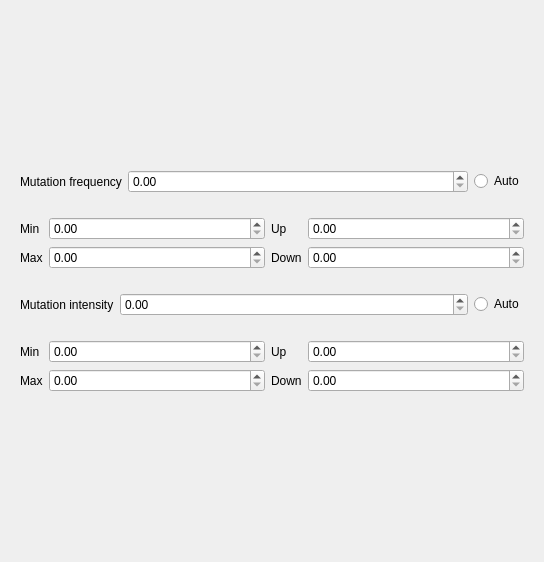
<?xml version="1.0" encoding="UTF-8"?>
<ui version="4.0">
 <class>ControlForm</class>
 <widget class="QWidget" name="ControlForm">
  <property name="geometry">
   <rect>
    <x>0</x>
    <y>0</y>
    <width>544</width>
    <height>562</height>
   </rect>
  </property>
  <property name="windowTitle">
   <string>Form</string>
  </property>
  <layout class="QGridLayout" name="gridLayout">
   <item row="0" column="0">
    <spacer name="verticalSpacer_2">
     <property name="orientation">
      <enum>Qt::Vertical</enum>
     </property>
     <property name="sizeHint" stdset="0">
      <size>
       <width>20</width>
       <height>40</height>
      </size>
     </property>
    </spacer>
   </item>
   <item row="2" column="0">
    <widget class="QWidget" name="widgetMutationFrequency" native="true">
     <property name="enabled">
      <bool>true</bool>
     </property>
     <layout class="QGridLayout" name="gridLayout_2">
      <item row="1" column="0">
       <widget class="QLabel" name="label">
        <property name="text">
         <string>Max</string>
        </property>
       </widget>
      </item>
      <item row="0" column="1">
       <widget class="QDoubleSpinBox" name="doubleSpinBoxMutationFrequencyMin">
        <property name="sizePolicy">
         <sizepolicy hsizetype="Expanding" vsizetype="Fixed">
          <horstretch>0</horstretch>
          <verstretch>0</verstretch>
         </sizepolicy>
        </property>
       </widget>
      </item>
      <item row="0" column="2">
       <widget class="QLabel" name="label_6">
        <property name="text">
         <string>Up</string>
        </property>
       </widget>
      </item>
      <item row="0" column="0">
       <widget class="QLabel" name="label_5">
        <property name="text">
         <string>Min</string>
        </property>
       </widget>
      </item>
      <item row="1" column="2">
       <widget class="QLabel" name="label_2">
        <property name="text">
         <string>Down</string>
        </property>
       </widget>
      </item>
      <item row="1" column="3">
       <widget class="QDoubleSpinBox" name="doubleSpinBoxMutationFrequencyDown"/>
      </item>
      <item row="0" column="3">
       <widget class="QDoubleSpinBox" name="doubleSpinBoxMutationFrequencyUp">
        <property name="sizePolicy">
         <sizepolicy hsizetype="Expanding" vsizetype="Fixed">
          <horstretch>0</horstretch>
          <verstretch>0</verstretch>
         </sizepolicy>
        </property>
       </widget>
      </item>
      <item row="1" column="1">
       <widget class="QDoubleSpinBox" name="doubleSpinBoxMutationFrequencyMax"/>
      </item>
     </layout>
    </widget>
   </item>
   <item row="5" column="0">
    <spacer name="verticalSpacer_3">
     <property name="orientation">
      <enum>Qt::Vertical</enum>
     </property>
     <property name="sizeHint" stdset="0">
      <size>
       <width>20</width>
       <height>40</height>
      </size>
     </property>
    </spacer>
   </item>
   <item row="1" column="0">
    <widget class="QWidget" name="widget_2" native="true">
     <layout class="QGridLayout" name="gridLayout_4">
      <item row="0" column="1">
       <widget class="QDoubleSpinBox" name="doubleSpinBoxMutationFrequency">
        <property name="enabled">
         <bool>true</bool>
        </property>
        <property name="sizePolicy">
         <sizepolicy hsizetype="Expanding" vsizetype="Fixed">
          <horstretch>0</horstretch>
          <verstretch>0</verstretch>
         </sizepolicy>
        </property>
       </widget>
      </item>
      <item row="0" column="0">
       <widget class="QLabel" name="label_3">
        <property name="sizePolicy">
         <sizepolicy hsizetype="Minimum" vsizetype="Preferred">
          <horstretch>0</horstretch>
          <verstretch>0</verstretch>
         </sizepolicy>
        </property>
        <property name="text">
         <string>Mutation frequency</string>
        </property>
       </widget>
      </item>
      <item row="0" column="2">
       <widget class="QRadioButton" name="radioButtonMutationFrequencyAuto">
        <property name="text">
         <string>Auto</string>
        </property>
       </widget>
      </item>
     </layout>
    </widget>
   </item>
   <item row="3" column="0">
    <widget class="QWidget" name="widget_3" native="true">
     <layout class="QGridLayout" name="gridLayout_3">
      <item row="0" column="0">
       <widget class="QLabel" name="label_4">
        <property name="text">
         <string>Mutation intensity</string>
        </property>
       </widget>
      </item>
      <item row="0" column="1">
       <widget class="QDoubleSpinBox" name="doubleSpinBoxMutationIntensity">
        <property name="sizePolicy">
         <sizepolicy hsizetype="Expanding" vsizetype="Fixed">
          <horstretch>0</horstretch>
          <verstretch>0</verstretch>
         </sizepolicy>
        </property>
       </widget>
      </item>
      <item row="0" column="2">
       <widget class="QRadioButton" name="radioButtonMutationIntensityAuto">
        <property name="text">
         <string>Auto</string>
        </property>
       </widget>
      </item>
     </layout>
    </widget>
   </item>
   <item row="4" column="0">
    <widget class="QWidget" name="widgetMutationIntensity" native="true">
     <property name="enabled">
      <bool>true</bool>
     </property>
     <layout class="QGridLayout" name="gridLayout_5">
      <item row="0" column="0">
       <widget class="QLabel" name="labelMin">
        <property name="text">
         <string>Min</string>
        </property>
       </widget>
      </item>
      <item row="1" column="2">
       <widget class="QLabel" name="label_9">
        <property name="text">
         <string>Down</string>
        </property>
       </widget>
      </item>
      <item row="1" column="1">
       <widget class="QDoubleSpinBox" name="doubleSpinBoxMutationIntensityMax"/>
      </item>
      <item row="1" column="0">
       <widget class="QLabel" name="label_8">
        <property name="text">
         <string>Max</string>
        </property>
       </widget>
      </item>
      <item row="0" column="1">
       <widget class="QDoubleSpinBox" name="doubleSpinBoxMutationIntensityMin">
        <property name="sizePolicy">
         <sizepolicy hsizetype="Expanding" vsizetype="Fixed">
          <horstretch>0</horstretch>
          <verstretch>0</verstretch>
         </sizepolicy>
        </property>
       </widget>
      </item>
      <item row="0" column="2">
       <widget class="QLabel" name="label_10">
        <property name="text">
         <string>Up</string>
        </property>
       </widget>
      </item>
      <item row="0" column="3">
       <widget class="QDoubleSpinBox" name="doubleSpinBoxMutationIntensityUp">
        <property name="sizePolicy">
         <sizepolicy hsizetype="Expanding" vsizetype="Fixed">
          <horstretch>0</horstretch>
          <verstretch>0</verstretch>
         </sizepolicy>
        </property>
       </widget>
      </item>
      <item row="1" column="3">
       <widget class="QDoubleSpinBox" name="doubleSpinBoxMutationIntensityDown"/>
      </item>
     </layout>
    </widget>
   </item>
  </layout>
 </widget>
 <resources/>
 <connections/>
</ui>
